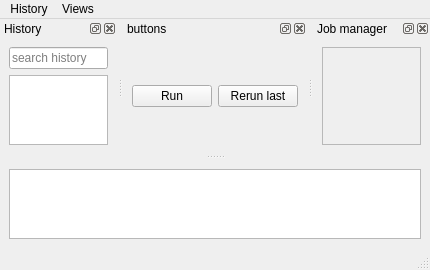
<?xml version="1.0" encoding="UTF-8"?>
<ui version="4.0">
 <class>noacli</class>
 <widget class="QMainWindow" name="noacli">
  <property name="geometry">
   <rect>
    <x>0</x>
    <y>0</y>
    <width>430</width>
    <height>267</height>
   </rect>
  </property>
  <property name="windowTitle">
   <string>noacli</string>
  </property>
  <property name="windowIcon">
   <iconset>
    <normaloff>noacli.png</normaloff>noacli.png</iconset>
  </property>
  <widget class="QWidget" name="centralwidget">
   <layout class="QVBoxLayout" name="verticalLayout_3">
    <item>
     <widget class="commandEditor" name="plainTextEdit">
      <property name="sizePolicy">
       <sizepolicy hsizetype="Expanding" vsizetype="Expanding">
        <horstretch>0</horstretch>
        <verstretch>0</verstretch>
       </sizepolicy>
      </property>
     </widget>
    </item>
   </layout>
  </widget>
  <widget class="QMenuBar" name="menubar">
   <property name="geometry">
    <rect>
     <x>0</x>
     <y>0</y>
     <width>430</width>
     <height>16</height>
    </rect>
   </property>
   <widget class="QMenu" name="historyMenu">
    <property name="title">
     <string>History</string>
    </property>
    <addaction name="actionlast"/>
   </widget>
   <widget class="QMenu" name="menuViews">
    <property name="title">
     <string>Views</string>
    </property>
    <addaction name="actionShowDocks"/>
    <addaction name="actionHideDocks"/>
    <addaction name="separator"/>
   </widget>
   <addaction name="historyMenu"/>
   <addaction name="menuViews"/>
  </widget>
  <widget class="QStatusBar" name="statusbar"/>
  <widget class="QDockWidget" name="history">
   <property name="enabled">
    <bool>true</bool>
   </property>
   <property name="maximumSize">
    <size>
     <width>524287</width>
     <height>524287</height>
    </size>
   </property>
   <property name="floating">
    <bool>false</bool>
   </property>
   <property name="windowTitle">
    <string>History</string>
   </property>
   <attribute name="dockWidgetArea">
    <number>4</number>
   </attribute>
   <widget class="QWidget" name="dockWidgetContents">
    <layout class="QVBoxLayout" name="verticalLayout_2">
     <item>
      <widget class="QLineEdit" name="historySearch">
       <property name="frame">
        <bool>true</bool>
       </property>
       <property name="placeholderText">
        <string>search history</string>
       </property>
       <property name="clearButtonEnabled">
        <bool>true</bool>
       </property>
      </widget>
     </item>
     <item>
      <widget class="QTableView" name="historyView">
       <property name="sortingEnabled">
        <bool>true</bool>
       </property>
       <attribute name="horizontalHeaderStretchLastSection">
        <bool>true</bool>
       </attribute>
      </widget>
     </item>
    </layout>
   </widget>
  </widget>
  <widget class="QDockWidget" name="buttons">
   <property name="sizePolicy">
    <sizepolicy hsizetype="Minimum" vsizetype="Minimum">
     <horstretch>0</horstretch>
     <verstretch>0</verstretch>
    </sizepolicy>
   </property>
   <property name="minimumSize">
    <size>
     <width>184</width>
     <height>56</height>
    </size>
   </property>
   <property name="floating">
    <bool>false</bool>
   </property>
   <property name="features">
    <set>QDockWidget::AllDockWidgetFeatures</set>
   </property>
   <property name="windowTitle">
    <string>buttons</string>
   </property>
   <attribute name="dockWidgetArea">
    <number>4</number>
   </attribute>
   <widget class="QWidget" name="buttonBox">
    <layout class="QGridLayout" name="gridLayout">
     <item row="0" column="1">
      <widget class="QPushButton" name="rerunLast">
       <property name="sizePolicy">
        <sizepolicy hsizetype="Fixed" vsizetype="Fixed">
         <horstretch>0</horstretch>
         <verstretch>0</verstretch>
        </sizepolicy>
       </property>
       <property name="text">
        <string>Rerun last</string>
       </property>
      </widget>
     </item>
     <item row="0" column="0">
      <widget class="QPushButton" name="runCurrent">
       <property name="sizePolicy">
        <sizepolicy hsizetype="Fixed" vsizetype="Fixed">
         <horstretch>0</horstretch>
         <verstretch>0</verstretch>
        </sizepolicy>
       </property>
       <property name="text">
        <string>Run</string>
       </property>
      </widget>
     </item>
    </layout>
   </widget>
  </widget>
  <widget class="QDockWidget" name="jobManager">
   <property name="minimumSize">
    <size>
     <width>88</width>
     <height>107</height>
    </size>
   </property>
   <property name="windowTitle">
    <string>Job manager</string>
   </property>
   <attribute name="dockWidgetArea">
    <number>4</number>
   </attribute>
   <widget class="QWidget" name="dockWidgetContents_5">
    <layout class="QVBoxLayout" name="verticalLayout">
     <item>
      <widget class="QTableView" name="jobTableView">
       <property name="enabled">
        <bool>false</bool>
       </property>
       <property name="sizePolicy">
        <sizepolicy hsizetype="Expanding" vsizetype="Expanding">
         <horstretch>1</horstretch>
         <verstretch>0</verstretch>
        </sizepolicy>
       </property>
      </widget>
     </item>
    </layout>
   </widget>
  </widget>
  <action name="actionHistory">
   <property name="checkable">
    <bool>true</bool>
   </property>
   <property name="text">
    <string>History</string>
   </property>
  </action>
  <action name="actionButton_box">
   <property name="checkable">
    <bool>true</bool>
   </property>
   <property name="text">
    <string>Button box</string>
   </property>
  </action>
  <action name="actionButton_editor">
   <property name="checkable">
    <bool>true</bool>
   </property>
   <property name="text">
    <string>Button editor</string>
   </property>
  </action>
  <action name="actionJob_manager">
   <property name="checkable">
    <bool>true</bool>
   </property>
   <property name="text">
    <string>Job manager</string>
   </property>
  </action>
  <action name="actionlast">
   <property name="text">
    <string>last command</string>
   </property>
  </action>
  <action name="actionShowDocks">
   <property name="text">
    <string>Show all</string>
   </property>
  </action>
  <action name="actionHideDocks">
   <property name="text">
    <string>Hide all</string>
   </property>
  </action>
 </widget>
 <customwidgets>
  <customwidget>
   <class>commandEditor</class>
   <extends>QPlainTextEdit</extends>
   <header>noacli</header>
   <slots>
    <slot>acceptHistory(QModelIndex)</slot>
    <slot>runCommand()</slot>
   </slots>
  </customwidget>
 </customwidgets>
 <resources/>
 <connections>
  <connection>
   <sender>actionHideDocks</sender>
   <signal>triggered()</signal>
   <receiver>noacli</receiver>
   <slot>hideAllDocks()</slot>
   <hints>
    <hint type="sourcelabel">
     <x>-1</x>
     <y>-1</y>
    </hint>
    <hint type="destinationlabel">
     <x>429</x>
     <y>238</y>
    </hint>
   </hints>
  </connection>
  <connection>
   <sender>actionShowDocks</sender>
   <signal>triggered()</signal>
   <receiver>noacli</receiver>
   <slot>showAllDocks()</slot>
   <hints>
    <hint type="sourcelabel">
     <x>-1</x>
     <y>-1</y>
    </hint>
    <hint type="destinationlabel">
     <x>429</x>
     <y>238</y>
    </hint>
   </hints>
  </connection>
  <connection>
   <sender>historyView</sender>
   <signal>doubleClicked(QModelIndex)</signal>
   <receiver>plainTextEdit</receiver>
   <slot>acceptHistory(QModelIndex)</slot>
   <hints>
    <hint type="sourcelabel">
     <x>52</x>
     <y>93</y>
    </hint>
    <hint type="destinationlabel">
     <x>75</x>
     <y>235</y>
    </hint>
   </hints>
  </connection>
  <connection>
   <sender>runCurrent</sender>
   <signal>clicked()</signal>
   <receiver>plainTextEdit</receiver>
   <slot>runCommand()</slot>
   <hints>
    <hint type="sourcelabel">
     <x>179</x>
     <y>101</y>
    </hint>
    <hint type="destinationlabel">
     <x>179</x>
     <y>201</y>
    </hint>
   </hints>
  </connection>
 </connections>
 <slots>
  <slot>showAllDocks()</slot>
  <slot>hideAllDocks()</slot>
 </slots>
</ui>
